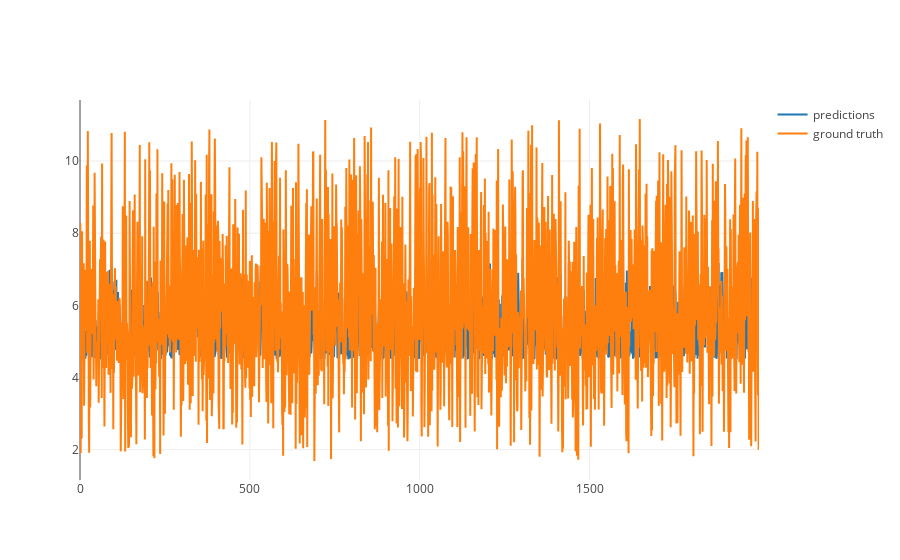

The code cell stored with this chart in its notebook:
### Code cell
# Plot predictions and ground truth values
# Note: zoom in the plot see the differences
iplot({"data": [go.Scatter(x=np.arange(len(inputs)), 
                           y=model.predict(inputs).reshape([2000]),
                           name='predictions'),
                go.Scatter(x=np.arange(len(inputs)), 
                           y=output,name='ground truth')]})

### Figure 1 — Plotly figure (JSON) as saved in the notebook; plotly's stock layout.template omitted (floating-point values rounded to 4 significant figures; data arrays with more than 128 entries replaced by an {"elided": "..."} marker saying what was removed)
{"data": [{"name": "predictions", "type": "scatter", "uid": "75f5cbe4-882f-11e9-bcd8-acbc32d0cd47", "x": {"elided": "2000 int values"}, "y": {"elided": "2000 float values"}}, {"name": "ground truth", "type": "scatter", "uid": "75f5cdba-882f-11e9-8f50-acbc32d0cd47", "x": {"elided": "2000 int values"}, "y": {"elided": "2000 float values"}}], "layout": {}}
